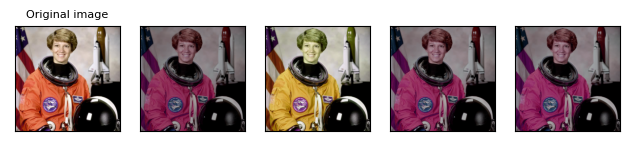
#> input picture cse4310/Assignment 1/img/color_jitter.png, 629 x 146 px
$ python color_space_test.py img/color_jitter.png 1.0 1.0 1.0
#> lines starting #> are read from the running program, lines starting #| are printed output that depends on the picture
#> in main, img is the input picture: shape (146, 629, 4); mean R, G, B, A 162.6, 145.6, 146.5, 255
import sys
import numpy as np
import skimage.io as io
import matplotlib.pyplot as plt

def rgb_to_hsv(img):
    img = img / 255.0
    R, G, B = img[..., 0], img[..., 1], img[..., 2]

    V = np.max(img, axis=2)
#> V: shape (146, 629) float64; every value is 1
    C = V - np.min(img, axis=2)
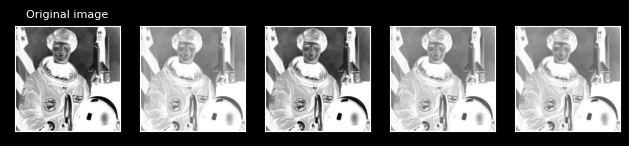
#> C: shape (146, 629) float64; min 0, max 1, mean 0.45
    S = np.where(V == 0, 0, C / V)

    H = np.where(C == 0, 0, C)
    H = np.where(V == R, ((G - B) / H) % 6, H)
    H = np.where(V == G, ((B - R) / H) + 2, H)
    H = np.where(V == B, ((R - G) / H) + 4, H)

    H = (H * 60)

    return np.stack([H, S, V], axis=2)
#> returned value: shape (146, 629, 3) float64; 12.03% of the values are NaN or infinite; the others: min 0, max 60, mean 10.78
#> in main, `hsv_img[np.isnan(hsv_img)] = 0.`: hsv_img: shape (146, 629, 3) float64; mean of channels 0, 1, 2 27, 0.5, 1
#> in main, `hsv_img[:, :, 0] += hue_mod`: hsv_img: shape (146, 629, 3) float64; mean of channels 0, 1, 2 28, 0.5, 1
#> in main, `hsv_img[:, :, 1] += sat_mod`: hsv_img: shape (146, 629, 3) float64; mean of channels 0, 1, 2 28, 1.5, 1
#> in main, `hsv_img[:, :, 2] += val_mod`: hsv_img: shape (146, 629, 3) float64; mean of channels 0, 1, 2 28, 1.5, 2

def hsv_to_rgb(img):
    H, S, V = img[..., 0], img[..., 1], img[..., 2]
#> V: shape (146, 629) float64; every value is 2
    C = V * S
    H = H / 60
    X = C * (1 - np.abs((H % 2) - 1))

    R_prime, G_prime, B_prime = np.zeros_like(H), np.zeros_like(H), np.zeros_like(H)

    R_prime = np.where((0 <= H) & (H < 1), C, R_prime)
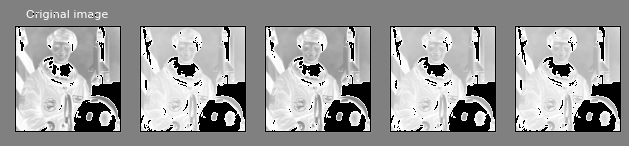
#> R_prime: shape (146, 629) float64; min 0, max 3.96, mean 2.41; drawn with min black and max white
    G_prime = np.where((0 <= H) & (H < 1), X, G_prime)
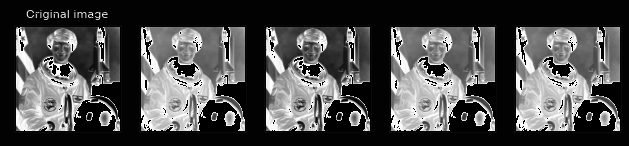
#> G_prime: shape (146, 629) float64; min 0, max 3.95, mean 1.18; drawn with min black and max white
    B_prime = np.where((0 <= H) & (H < 1), 0, B_prime)
#> B_prime: shape (146, 629) float64; every value is 0

    R_prime = np.where((1 <= H) & (H < 2), X, R_prime)
    G_prime = np.where((1 <= H) & (H < 2), C, G_prime)
    B_prime = np.where((1 <= H) & (H < 2), 0, B_prime)

    R_prime = np.where((2 <= H) & (H < 3), 0, R_prime)
    G_prime = np.where((2 <= H) & (H < 3), C, G_prime)
    B_prime = np.where((2 <= H) & (H < 3), X, B_prime)

    R_prime = np.where((3 <= H) & (H < 4), 0, R_prime)
    G_prime = np.where((3 <= H) & (H < 4), X, G_prime)
    B_prime = np.where((3 <= H) & (H < 4), C, B_prime)

    R_prime = np.where((4 <= H) & (H < 5), X, R_prime)
    G_prime = np.where((4 <= H) & (H < 5), 0, G_prime)
    B_prime = np.where((4 <= H) & (H < 5), C, B_prime)

    R_prime = np.where((5 <= H) & (H < 6), C, R_prime)
    G_prime = np.where((5 <= H) & (H < 6), 0, G_prime)
    B_prime = np.where((5 <= H) & (H < 6), X, B_prime)

    m = V - C

    R, G, B = (R_prime + m), (G_prime + m), (B_prime + m)
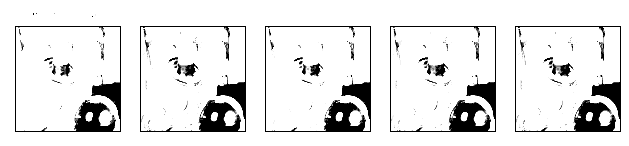
#> R: shape (146, 629) float64; min 1.93, max 2, mean 1.99; drawn with min black and max white
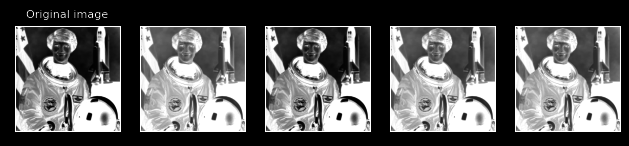
#> G: shape (146, 629) float64; min 0.0333, max 2, mean 0.768; drawn with min black and max white
    return np.stack([R, G, B], axis=2)
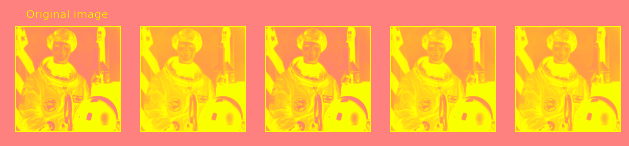
#> returned value: shape (146, 629, 3) float64; mean of channels 0, 1, 2 1.99, 0.768, -0.9; drawn with min black and max white

def main():
    if len(sys.argv) != 5:
        print("Give filename, hue_mod, saturation_mod, and value_mod on command line.")
        sys.exit(1)

    filename = sys.argv[1]

    try:
        hue_mod = float(sys.argv[2])
        sat_mod = float(sys.argv[3])
        val_mod = float(sys.argv[4])
    except ValueError:
        print("HSV Modifications must be numbers.")
        sys.exit(1)

    hue_mod = max(0, min(hue_mod, 360))

    if not (0 <= sat_mod <= 1) or not (0 <= val_mod <= 1):
        print("Saturation and Value inputs should be within range [0, 1].")
        sys.exit(1)

    try:
        img = io.imread(filename)
    except FileNotFoundError:
        print(f"File '{filename}' not found.")
        sys.exit(1)

    img_np = np.array(img)

    hsv_img = rgb_to_hsv(img_np)
    hsv_img[np.isnan(hsv_img)] = 0.

    # Uncomment lines 93 and 99 if you want to give hue value from [0,1] to simulate something like skimage.color
    # hsv_img[:, :, 0] = hsv_img[:, :, 0] / 360.0

    hsv_img[:, :, 0] += hue_mod
    hsv_img[:, :, 1] += sat_mod
    hsv_img[:, :, 2] += val_mod

    # hsv_img[:, :, 0] = hsv_img[:, :, 0] * 360.0

    hsv_img[:, :, 0] %= 360.0

    mod_img = hsv_to_rgb(hsv_img)

    plt.figure(figsize=(10, 5))
    plt.subplot(1, 2, 1)
    plt.title('Original Image')
    plt.imshow(img)
    plt.axis('off')

    plt.subplot(1, 2, 2)
    plt.title('Modified Image')
    plt.imshow(mod_img)
    plt.axis('off')

    plt.show()
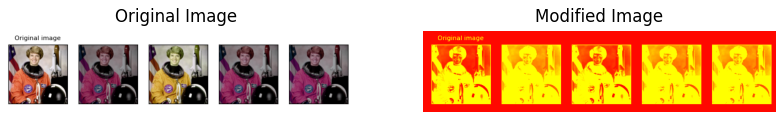
#> figure drawn by matplotlib, 2 panels

if __name__ == "__main__":
    main()

$ run again, on cse4310/Assignment 1/img/random_crop.png
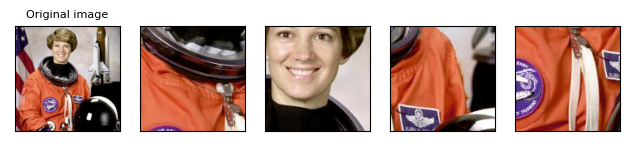
#> input picture cse4310/Assignment 1/img/random_crop.png, 629 x 146 px
#> in main, img is the input picture: shape (146, 629, 4); mean R, G, B, A 187.8, 157.8, 149.1, 255
#> in hsv_to_rgb, `return np.stack([R, G, B], axis=2)`:
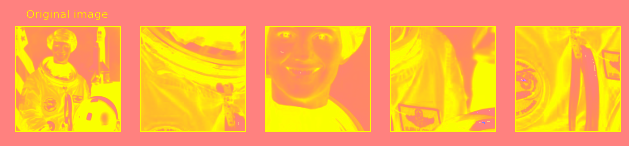
#> returned value: shape (146, 629, 3) float64; mean of channels 0, 1, 2 1.99, 0.713, -0.845; drawn with min black and max white
#> in main, `plt.show()`:
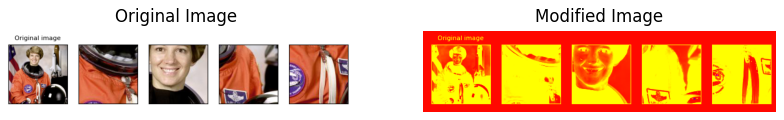
#> figure drawn by matplotlib, 2 panels

$ run again, on cse4310/Assignment 1/img/resize.png
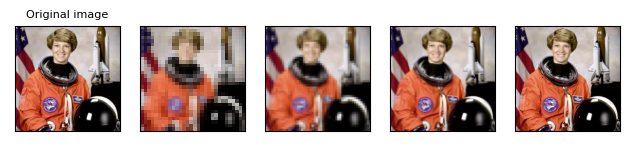
#> input picture cse4310/Assignment 1/img/resize.png, 629 x 146 px
#> in main, img is the input picture: shape (146, 629, 4); mean R, G, B, A 181.1, 159.6, 153.9, 255
#> B_prime: shape (146, 629) float64; every value is 0
#> in hsv_to_rgb, `return np.stack([R, G, B], axis=2)`:
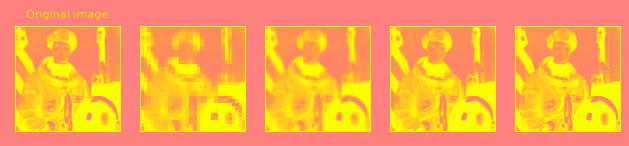
#> returned value: shape (146, 629, 3) float64; mean of channels 0, 1, 2 1.99, 0.661, -0.805; drawn with min black and max white
#> in main, `plt.show()`:
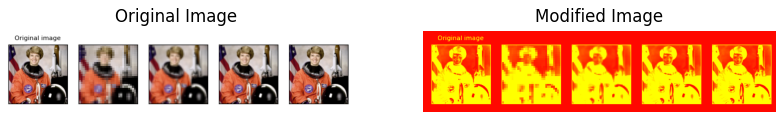
#> figure drawn by matplotlib, 2 panels
